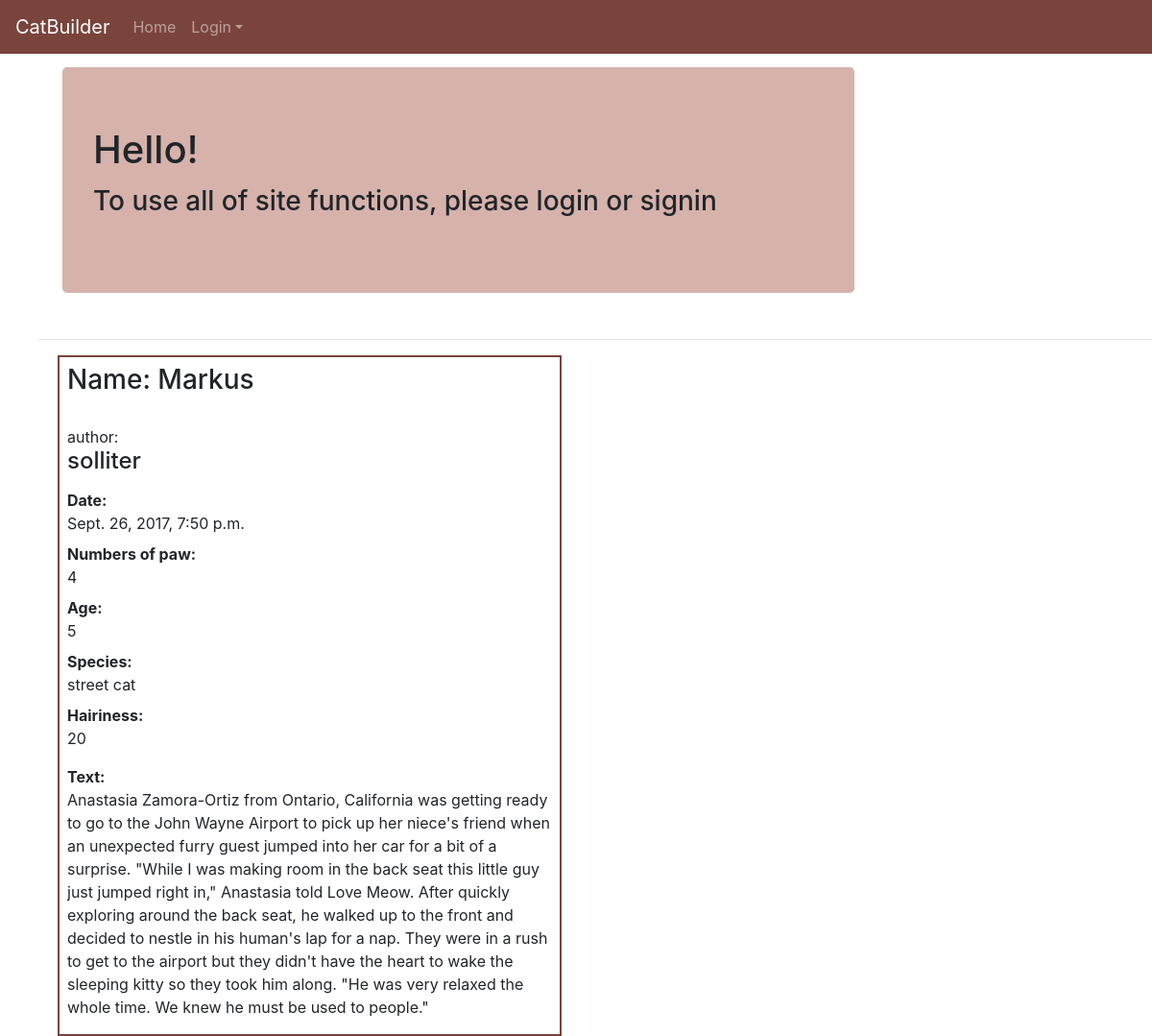
The app's page /18/ with its own data.
### catbuilder/models.py (models this page shows, shortened)
class Cat(models.Model):
    class Meta():
        db_table = "cat"
    paw = models.IntegerField(default=4)
    name = models.CharField(max_length=30, null=False, default='Cat')
    age = models.IntegerField(default=False, null=False)
    species = models.CharField(max_length=50, blank=True)
    hairiness = models.IntegerField(default=False, null=False)
    user = models.ForeignKey('auth.User')
    date = models.DateTimeField(default=timezone.now)
    image = models.ImageField(upload_to=upload_location, null=True, blank=True,)
    text = models.CharField(max_length=2000, default='Write your cat history here', blank=True)

### catbuilder/views.py (the view)
# urls.py: url(r'^(?P<pk>[0-9]+)/$', views.cat_detail, name='cat_detail'),
def cat_detail(request, pk):
    cat = get_object_or_404(Cat, pk=pk)
    return render(request, 'cat_detail.html', {'cat': cat})

### template/cat_detail.html (shortened to what this page needs)
 {% extends 'base.html' %}
    {% block content %}
           <div class="container">
        <div class="col-6">
             <div style="border:2px solid #79443b;padding: 8px">
 <div class="cat">
        <h3>Name: {{ cat.name }}</h3></br>
      author:<h4>{{ cat.user }}</h4>
    <p> <dt>Date:</dt> <dd>{{ cat.date }}</dd>
        <dt>Numbers of paw:</dt> <dd>{{ cat.paw }}</dd>
             <dt> Age:</dt><dd>{{ cat.age }}</dd>
             <dt> Species:</dt><dd>{{ cat.species }}</dd>
             <dt> Hairiness:</dt><dd>{{ cat.hairiness }}</dd></p>
              <dt> Text:</dt><dd>{{ cat.text }}</dd>
 </div>
   </div>
     </div>
 </div>
    {% endblock %}

### static/css/offcanvas.css (style rules this page uses)
html, body { overflow-x: hidden; }
body { padding-top: 70px; }

### records on screen
Cat: name "Markus", user "solliter", date "Sept. 26, 2017, 7:50 p.m.", paw "4", age "5", species "street cat", hairiness "20", text "Anastasia Zamora-Ortiz from Ontario, California was getting ready to go to the John Wayne Airport to pick up her niece's friend when an unexpected furry guest jumped into her car for a bit of a surprise. \"While I was making room in the back seat this little guy just jumped right in,\" Anastasia told Love Meow. After quickly exploring around the back seat, he walked up to the front and decided to nestle in his human's lap for a nap. They were in a rush to get to the airport but they didn't have the heart to wake the sleeping kitty so they took him along. \"He was very relaxed the whole time. We knew he must be used to people.\""
